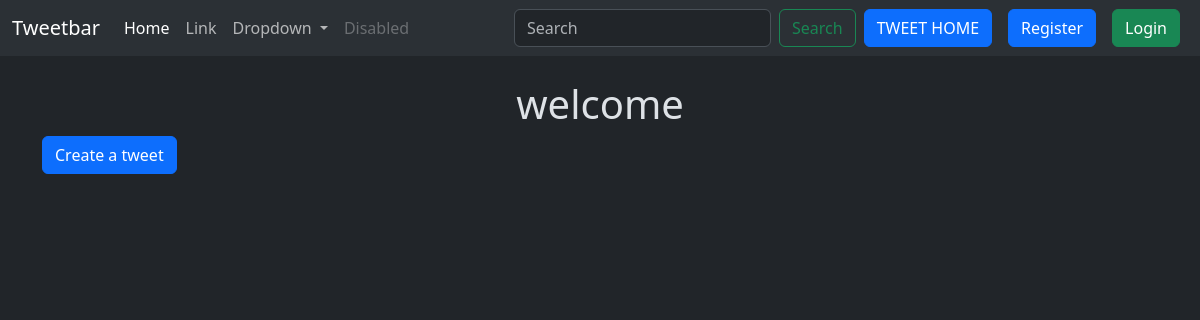
Before: /tweet/ with the older database file.
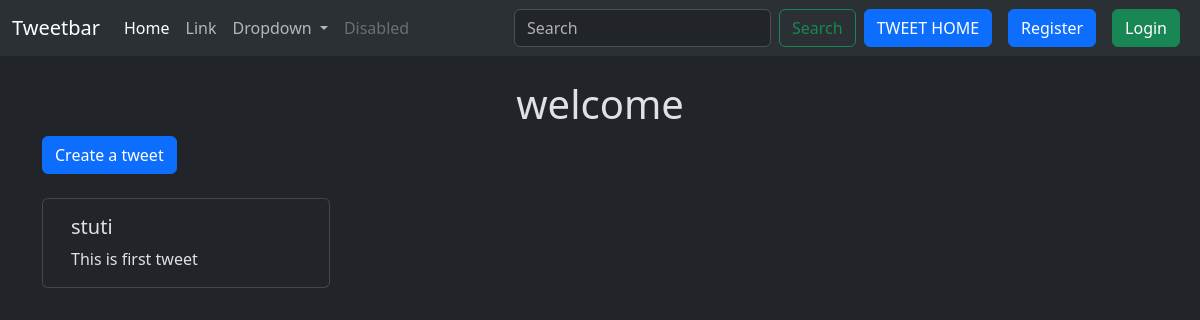
After: the same page with the newer database file.
### tweet/models.py (models this page shows, shortened)
class Tweet(models.Model):
    user=models.ForeignKey(User,on_delete=models.CASCADE)
    text=models.TextField(max_length=240)
    photo=models.ImageField(upload_to='photos/',blank=True,null=True)
    created_At=models.DateTimeField(auto_now_add=True)
    updated_At=models.DateTimeField(auto_now=True)

### tweet/views.py (the view)
# urls.py: path('', views.tweet_list, name='tweet_list'),
def tweet_list(request):
    tweets = Tweet.objects.all().order_by('-created_At')
    return render(request, 'tweet_list.html', {'tweets': tweets})

### tweet/templates/tweet_list.html (shortened to what this page needs)
{% extends "layout.html" %}
{% block content %}
<h1 class="text-center mt-4">
    welcome
</h1>
<a class="btn btn-primary mb-4" href="{% url 'tweet_create' %}">Create a tweet</a>
<div class="container row gap-3">
{% for tweet  in tweets %}
<div class="card" style="width: 18rem;">
    <div class="card-body">
      <h5 class="card-title">{{tweet.user.username}}</h5>
      <p class="card-text">{{tweet.text}}</p>
    </div>
  </div>
{% endfor %}
</div>
{% endblock %}

Changed rows visible on the page:
added Tweet: user.username "stuti", text "This is first tweet"
